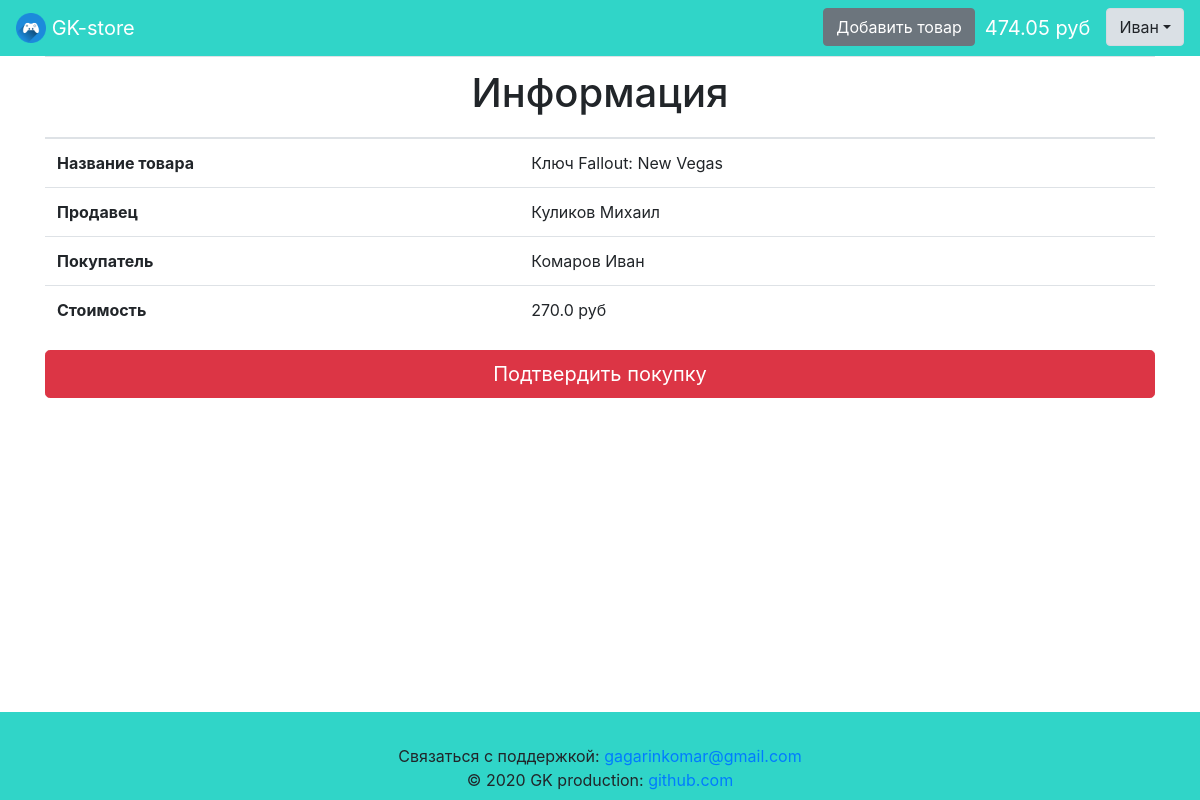
/transaction/1 (signed in), run on an earlier commit of the app's database.
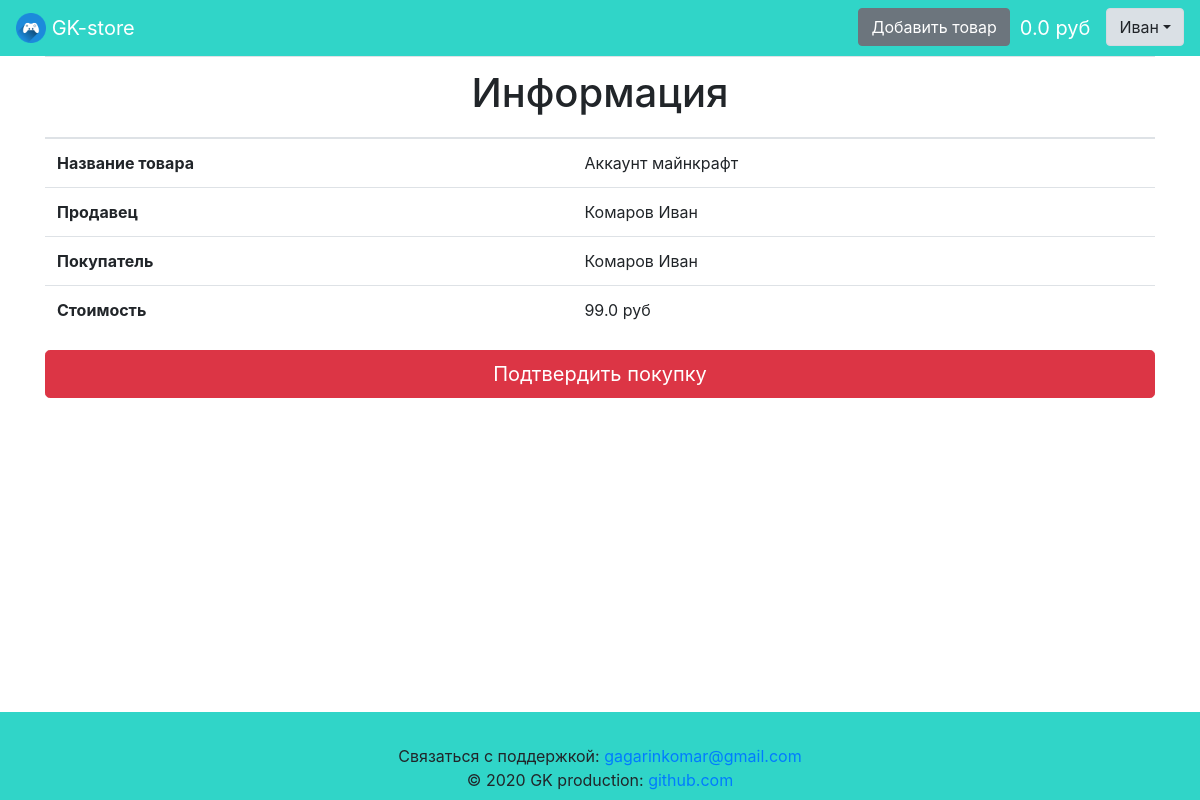
And on a later commit of the database.
### data/users.py (models this page shows, shortened)
class User(SqlAlchemyBase, UserMixin):
    __tablename__ = 'users'
    id = sqlalchemy.Column(sqlalchemy.Integer,
                           primary_key=True, autoincrement=True)
    name = sqlalchemy.Column(sqlalchemy.String)
    surname = sqlalchemy.Column(sqlalchemy.String, default='')
    about = sqlalchemy.Column(sqlalchemy.String,
                              default='Информация отсутствует.')
    phone_number = sqlalchemy.Column(sqlalchemy.String, default='Не указан.')
    email = sqlalchemy.Column(sqlalchemy.String, index=True, unique=True)
    balance = sqlalchemy.Column(sqlalchemy.Float, default=0)
    permission = sqlalchemy.Column(sqlalchemy.String)
    sum_rating = sqlalchemy.Column(sqlalchemy.Integer, default=0)
    count_rating = sqlalchemy.Column(sqlalchemy.Integer, default=0)
    hashed_password = sqlalchemy.Column(sqlalchemy.String)
    created_date = sqlalchemy.Column(sqlalchemy.DateTime,
                                     default=datetime.datetime.now)
    last_changed_date = sqlalchemy.Column(sqlalchemy.DateTime,
                                     default=datetime.datetime.now)
    avatar_source = sqlalchemy.Column(sqlalchemy.String,
                                      default='default_avatar.png')
    count_transactions = sqlalchemy.Column(sqlalchemy.Integer, default=0)
    products = orm.relation('Product', back_populates='user')
    if permission == 'seller':
        transactions = orm.relation('Transaction', back_populates='seller')
    elif permission == 'buyer':
        transactions = orm.relation('Transaction', back_populates='buyer')

### data/products.py (models this page shows)
class Product(SqlAlchemyBase):
    __tablename__ = 'products'
    id = sqlalchemy.Column(sqlalchemy.Integer,
                           primary_key=True, autoincrement=True)
    user_id = sqlalchemy.Column(sqlalchemy.Integer,
                                sqlalchemy.ForeignKey('users.id'))
    title = sqlalchemy.Column(sqlalchemy.String)
    short_about = sqlalchemy.Column(sqlalchemy.String)
    about = sqlalchemy.Column(sqlalchemy.String)
    price = sqlalchemy.Column(sqlalchemy.Float)
    purchased_content = sqlalchemy.Column(sqlalchemy.String)
    is_published = sqlalchemy.Column(sqlalchemy.Boolean, default=True)
    is_sold = sqlalchemy.Column(sqlalchemy.Boolean, default=False)
    is_checked = sqlalchemy.Column(sqlalchemy.Boolean, default=False)
    created_date = sqlalchemy.Column(sqlalchemy.DateTime,
                                     default=datetime.datetime.now)
    checked_date = sqlalchemy.Column(sqlalchemy.DateTime,
                                     nullable=True)
    image_source = sqlalchemy.Column(sqlalchemy.String,
                                     default='default_image.png')
    last_changed_date = sqlalchemy.Column(sqlalchemy.DateTime,
                                     default=datetime.datetime.now)
    user = orm.relation('User')
    categories = orm.relation('Category',
                              secondary='product_to_category',
                              backref='products')
    transactions = orm.relation('Transaction', back_populates='product')

### app.py (the view, shortened to what this page needs)
@app.route('/transaction/<int:id>', methods=['GET', 'POST'])
@login_required
def transaction(id):
    session = db_session.create_session()
    product = session.query(Product).filter(Product.id == id).first()
    if not product.is_checked or product.is_sold:
        abort(404)
    return render_template('transaction.html', product=product)

### app.py (called while the page is built)
@login_manager.user_loader
def load_user(user_id):
    session = db_session.create_session()
    return session.query(User).get(user_id)

### data/db_session.py (called while the page is built)
def create_session() -> Session:
    global __factory
    return __factory()

### templates/transaction.html (shortened to what this page needs)
{% extends "base.html" %}
{% block content %}
<table class="table">
    <thead>
        <tr>
            <th colspan="2"><h1 align="center">Информация</h1></th>
        </tr>
    </thead>
    <tbody>
        <tr>
            <th>Название товара</th>
            <td>{{ product.title }}</td>
        </tr>
        <tr>
            <th>Продавец</th>
            <td>{% if product.user.surname %}{{ product.user.surname }} {% endif %}{{ product.user.name }}</td>
        </tr>
        <tr>
            <th>Покупатель</th>
            <td>{% if current_user.surname %}{{ current_user.surname }} {% endif %}{{ current_user.name }}</td>
        </tr>
        <tr>
            <th>Стоимость</th>
            <td>{{ product.price }} руб</td>
        </tr>
            {% if product.is_sold %}
        <tr>
            <th>Статус</th>
            <td>{{ product.transactions[0].status }}</td>
        </tr>
        <tr>
            <th>Дата</th>
            <td>{{ product.transactions[0].date.strftime('%H:%M %d.%m.%Y') }}</td>
        </tr>
        <tr>
            <th>Купленная информация</th>
            <td>{{ product.purchased_content }}</td>
        </tr>
    </tbody>
</table>
{% if current_user.permission == 'admin' %}
<p></p>
{% elif current_user.permission == 'seller' and product.transactions[0].estimate_buyer %}
<div class="rating-result">
    {% for i in range(product.transactions[0].estimate_buyer) %}
        <span class="active"></span>
    {% endfor %}
    {% for i in range(5 - product.transactions[0].estimate_buyer) %}
	    <span></span>
	{% endfor %}
</div>
{% elif current_user.permission == 'buyer' and product.transactions[0].estimate_seller %}
<div class="rating-result">
    {% for i in range(product.transactions[0].estimate_seller) %}
        <span class="active"></span>
    {% endfor %}
    {% for i in range(5 - product.transactions[0].estimate_seller) %}
	    <span></span>
	{% endfor %}
</div>
{% elif product.is_sold %}
<form method="POST" action="">
<div class="rating-area">
	<input type="radio" id="star-5" name="rating" value="5">
	<label for="star-5" title="Оценка «5»"></label>
	<input type="radio" id="star-4" name="rating" value="4">
	<label for="star-4" title="Оценка «4»"></label>
	<input type="radio" id="star-3" name="rating" value="3">
	<label for="star-3" title="Оценка «3»"></label>
	<input type="radio" id="star-2" name="rating" value="2">
	<label for="star-2" title="Оценка «2»"></label>
	<input type="radio" id="star-1" name="rating" value="1">
	<label for="star-1" title="Оценка «1»"></label>
</div>
    <div class="center">
        <button class="btn btn-warning" type="sumbit">Оценить</button>
    </div>
</form>
{% endif %}
            {% else %}
    </tbody>
</table>
<form method="POST" action="">
    <button class="btn btn-danger btn-lg btn-block" type="sumbit">Подтвердить покупку</button>
</form>
            {% endif %}
{% endblock %}

### templates/base.html (shortened to what this page needs)
<!doctype html>
<html lang="ru">
<head>
    {% block head %}
    <link rel="stylesheet"
          href="https://stackpath.bootstrapcdn.com/bootstrap/4.4.1/css/bootstrap.min.css"
>
    <link rel="stylesheet" type="text/css" href="{{ url_for('static', filename='css/style.css') }}" />
    {% endblock %}
</head>
<body>
<div class="wrapper">
    <div class="content">
        <header>
            <nav class="navbar navbar-dark navbar-expand" style="background-color: #30D5C8;">
                <a class="navbar-brand" href="/">
                    <img src="/static/img/logo.png" width="30" height="30" class="d-inline-block align-top" alt="">
                    GK-store
                </a>
                {% if current_user.is_authenticated %}
                    <p>
                        <ul class="navbar-nav ml-auto">
                        {% if current_user.permission == 'seller' %}
                            <li class="nav-item"><a href="/product" class="btn btn-secondary">Добавить товар</a></li>
                        {% endif %}
                        <li class="nav-item"><a class="navbar-brand padding-left" href="/balance">{{ current_user.balance|round(2) }} руб</a></li>
                        <li class="nav-item">
                            <div class="dropdown show">
                                <a class="btn btn-light dropdown-toggle"  data-toggle="dropdown">{{ current_user.name }}</a>
                            </div>
                        </li>
                        </ul>
                    </p>
                {% endif %}
            </nav>
        </header>
        <main role="main" class="container wrapper">
            {% block content %}{% endblock %}
        </main>
    </div>
    <div class="footer">
        <footer class="page-footer font-small pt-4" style="background-color: #30D5C8;">
            <div class="footer-copyright text-center py-2">
                Связаться с поддержкой:
                <a href="mailto:gagarinkomar@gmail.com?subject=Нужна помощь по GK-store">gagarinkomar@gmail.com</a><br>
                © 2020 GK production:
                <a href="https://github.com/gagarinkomar/">github.com</a>
            </div>
        </footer>
    </div>
</div>
</body>
</html>

What changed in the data, as far as the page shows it:
no longer on this page (row edited): User: user.surname "Куликов", user.name "Михаил"
changed User "Иван": balance "474.05" → "0.0"
changed Product: title "Ключ Fallout: New Vegas" → "Аккаунт майнкрафт"; price "270.0" → "99.0"
Also different on the page:
{{ product.user.surname }}: "Куликов" → "Комаров"
{{ product.user.name }}: "Михаил" → "Иван"
